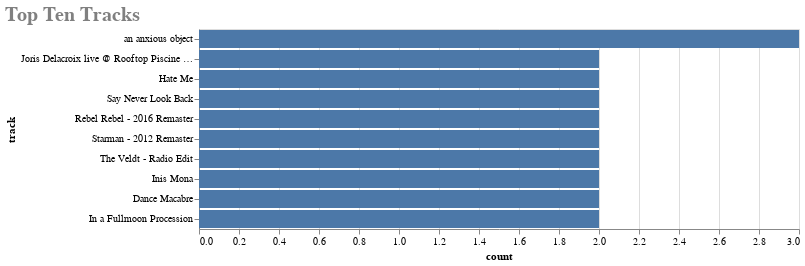

The cell this chart's notebook holds for it:
### Code cell
alt.Chart(tracks_top.head(10)).mark_bar().encode(
    x=alt.X('play_count:Q',title='count'),
    y=alt.Y('track:N', sort='-x')
    
).properties(
    width=600,
    title = 'Top Ten Tracks'
    
).configure_title(
    align='right',
    fontSize=20,
    font='Courier',
    anchor='start',
    color='gray',
    
)

### Figure 1 — Vega-Lite specification as saved in the notebook (floating-point values rounded to 4 significant figures)
{"config": {"view": {"continuousWidth": 400, "continuousHeight": 300}, "title": {"align": "right", "anchor": "start", "color": "gray", "font": "Courier", "fontSize": 20}}, "data": {"name": "data-486b66677709bf65979d16fedf105b9b"}, "mark": "bar", "encoding": {"x": {"type": "quantitative", "field": "play_count", "title": "count"}, "y": {"type": "nominal", "field": "track", "sort": "-x"}}, "title": "Top Ten Tracks", "width": 600, "$schema": "https://vega.github.io/schema/vega-lite/v4.8.1.json", "datasets": {"data-486b66677709bf65979d16fedf105b9b": [{"artist": "Mouse on the Keys", "track": "an anxious object", "play_count": 3}, {"artist": "Cercle", "track": "Joris Delacroix live @ Rooftop Piscine Molitor in Paris, France for Cercle", "play_count": 2}, {"artist": "Children of Bodom", "track": "Hate Me", "play_count": 2}, {"artist": "Children of Bodom", "track": "Say Never Look Back", "play_count": 2}, {"artist": "David Bowie", "track": "Rebel Rebel - 2016 Remaster", "play_count": 2}, {"artist": "David Bowie", "track": "Starman - 2012 Remaster", "play_count": 2}, {"artist": "deadmau5", "track": "The Veldt - Radio Edit", "play_count": 2}, {"artist": "Eluveitie", "track": "Inis Mona", "play_count": 2}, {"artist": "Ghost", "track": "Dance Macabre", "play_count": 2}, {"artist": "Haggard", "track": "In a Fullmoon Procession", "play_count": 2}]}}
